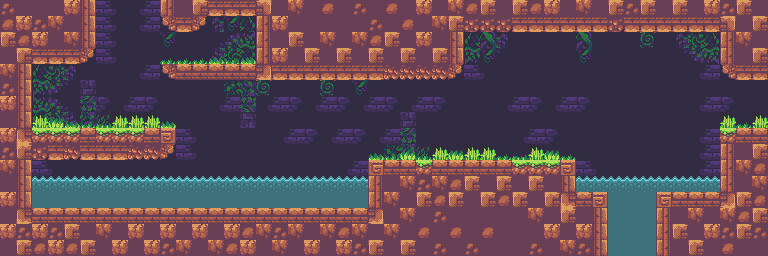

The image is a tile-based game level rendered from a .tmx file. Its description and source (layers, tilesets, objects; grid data summarised) follow:
An orthogonal 48x16 tile map with 16x16 px tiles, 6 tile layers (Background_1, Background_2, Background_3, Background_4, ...), 2 tilesets and 2 objects (2x Teleport).

<map version="1.10" tiledversion="1.11.2" orientation="orthogonal" renderorder="right-down" compressionlevel="0" width="48" height="16" tilewidth="16" tileheight="16" infinite="0" backgroundcolor="#37494e" nextlayerid="9" nextobjectid="3">
 <tileset firstgid="1" name="SunnyLand_by_Ansimuz" tilewidth="16" tileheight="16" tilecount="483" columns="23" objectalignment="topleft">
  <image source="atlas/SunnyLand_by_Ansimuz-extended.png" width="368" height="336" />
 </tileset>
 <tileset firstgid="484" name="Collisions" tilewidth="16" tileheight="16" tilecount="2" columns="2" objectalignment="topleft">
  <image source="Collisions.intgrid.png" width="32" height="16" />
 </tileset>
 <layer id="1" name="Background_1" width="48" height="16">
  <data>[768 cells, 399 non-empty, 10 distinct tile ids]</data>
 </layer>
 <layer id="2" name="Background_2" width="48" height="16">
  <data>[768 cells, 89 non-empty, 17 distinct tile ids]</data>
 </layer>
 <layer id="3" name="Background_3" width="48" height="16">
  <data>[768 cells, 15 non-empty, 8 distinct tile ids]</data>
 </layer>
 <layer id="4" name="Background_4" width="48" height="16">
  <data>[768 cells, 3 non-empty, 3 distinct tile ids]</data>
 </layer>
 <layer id="6" name="Collisions_1" width="48" height="16">
  <data>[768 cells, 476 non-empty, 19 distinct tile ids]</data>
 </layer>
 <layer id="7" name="Collisions_2" width="48" height="16">
  <data>[768 cells, 14 non-empty, 2 distinct tile ids]</data>
 </layer>
 <objectgroup id="8" name="Entities">
  <object id="1" name="Teleport" type="Teleport" x="220" y="40" width="24" height="24">
   <properties>
    <property name="__anchorX" type="int" value="232" />
    <property name="__anchorY" type="int" value="64" />
    <property name="__cx" type="int" value="14" />
    <property name="__cy" type="int" value="3" />
    <property name="destination" value="b70d98a0-66b0-11ec-a595-b125edb525fa" />
   </properties>
  </object>
  <object id="2" name="Teleport" type="Teleport" x="60" y="104" width="24" height="24">
   <properties>
    <property name="__anchorX" type="int" value="72" />
    <property name="__anchorY" type="int" value="128" />
    <property name="__cx" type="int" value="4" />
    <property name="__cy" type="int" value="7" />
    <property name="destination" value="eec0d610-66b0-11ec-8923-93cc88ee368d" />
   </properties>
  </object>
 </objectgroup>
</map>
